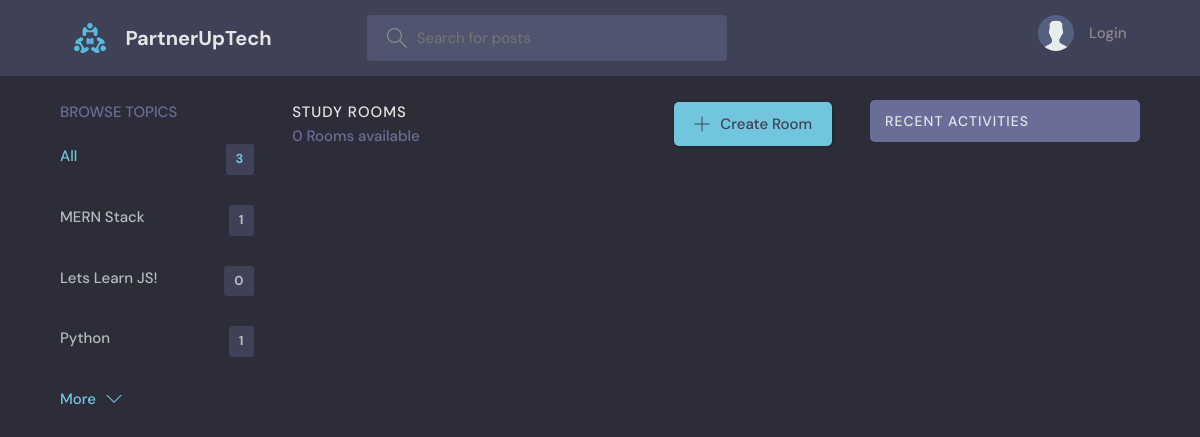
The page /?q=Java on the database as committed earlier.
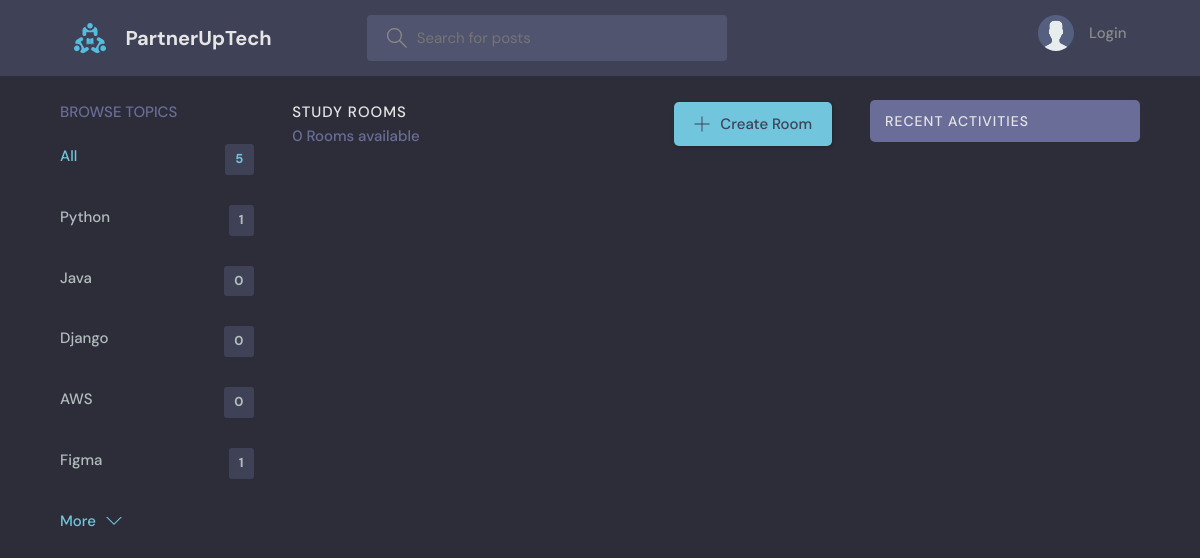
The same page on the database as committed later.
### base/models.py (models this page shows, shortened)
class Topic(models.Model):
    name = models.CharField(max_length=200)

### base/views.py (the view)
# urls.py: path('', views.home, name="home"),
def home(request):
    q = request.GET.get('q') if request.GET.get('q') != None else ''
    rooms = Room.objects.filter(
        Q(topic__name__icontains=q) |
        Q(name__icontains=q) |
        Q(description__icontains=q)
    )
    topics = Topic.objects.all()[0:5]
    room_count = rooms.count()
    room_messages = Message.objects.filter(
        Q(room__topic__name__icontains=q))[0:3]
    context = {'rooms': rooms, 'topics': topics,
               'room_count': room_count, 'room_messages': room_messages}
    return render(request, 'base/home.html', context)

### base/templates/base/home.html (shortened to what this page needs)
{% extends 'main.html' %}
{% block content %}
<main class="layout layout--3">
  <div class="container">
    {% include 'base/topics_component.html' %}
    <div class="roomList">
      <div class="roomList__header">
        <div>
          <h2>Study Rooms</h2>
          <p>{{room_count}} Rooms available</p>
        </div>
        <a class="btn btn--main" href="{% url 'create-room' %}">
          <svg version="1.1" xmlns="http://www.w3.org/2000/svg" width="32" height="32" viewBox="0 0 32 32">
            <title>add</title>
            <path
              d="M16.943 0.943h-1.885v14.115h-14.115v1.885h14.115v14.115h1.885v-14.115h14.115v-1.885h-14.115v-14.115z">
            </path>
          </svg>
          Create Room
        </a>
      </div>
    </div>
    {% include 'base/activity_component.html' %}
  </div>
</main>
{% endblock %}

### base/templates/base/topics_component.html
<div class="topics">
    <div class="topics__header">
        <h2>Browse Topics</h2>
    </div>
    <ul class="topics__list">
        <li>
            <a href="{% url 'home' %}" class="active">All <span>{{topics.count}}</span></a>
        </li>
        {% for topic in topics %}
        <li>
            <a href="{% url 'home' %}?q={{topic.name}}">{{topic.name}}<span>{{topic.room_set.all.count}}</span></a>
        </li>
        {% endfor %}
    </ul>
    <a class="btn btn--link" href="{% url 'topics' %}">
        More
        <svg version="1.1" xmlns="http://www.w3.org/2000/svg" width="32" height="32" viewBox="0 0 32 32">
            <title>chevron-down</title>
            <path d="M16 21l-13-13h-3l16 16 16-16h-3l-13 13z"></path>
        </svg>
    </a>
</div>

Rows that differ between the two databases and show on the page:
removed Topic: name "MERN Stack", room_set.all.count "1"
removed Topic: name "Lets Learn JS!", room_set.all.count "0"
added Topic: name "Java", room_set.all.count "0"
added Topic: name "Django", room_set.all.count "0"
added Topic: name "AWS", room_set.all.count "0"
added Topic: name "Figma", room_set.all.count "1"
Other text that changed with them:
{{ topics.count }}: "3" → "5"
